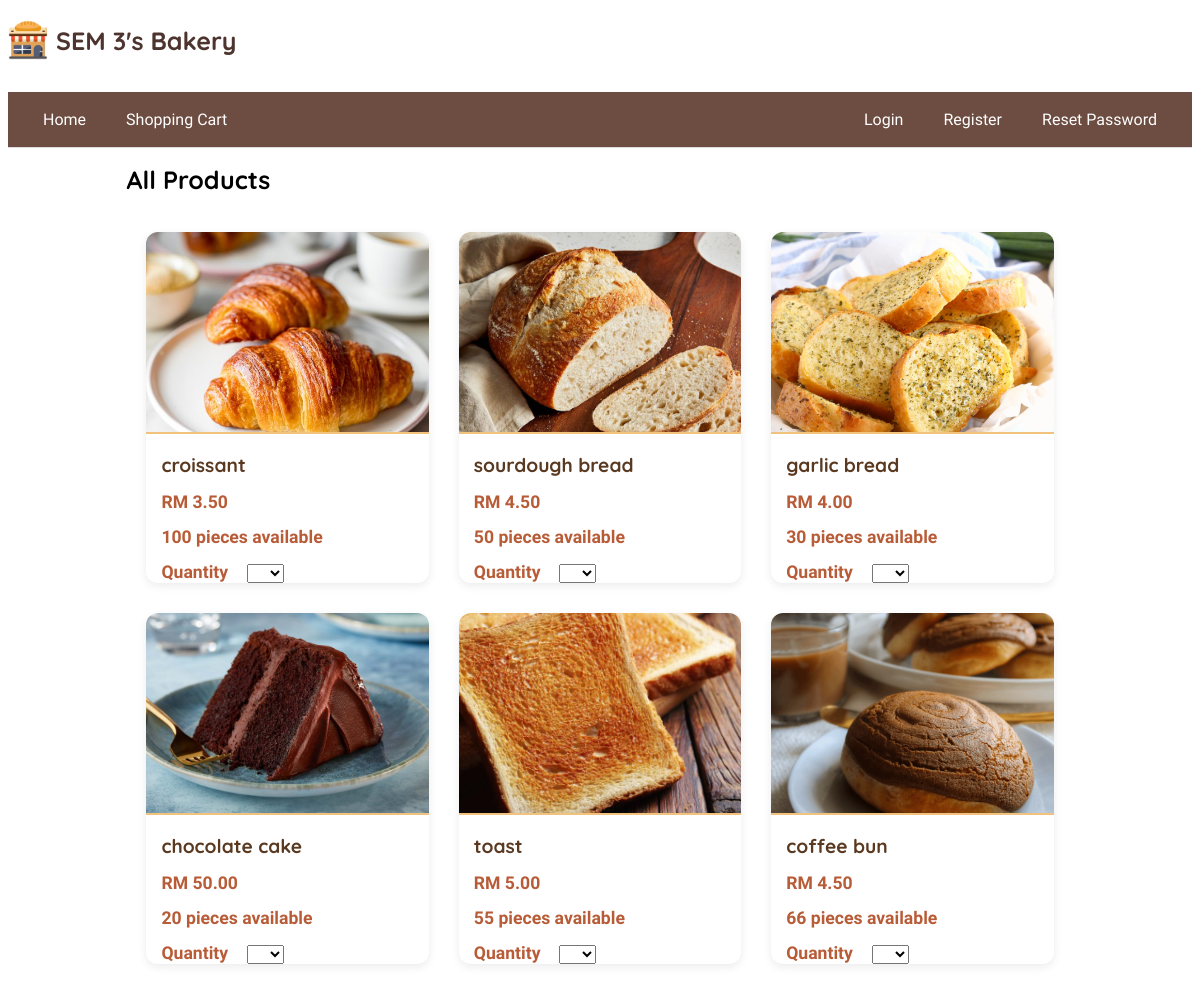
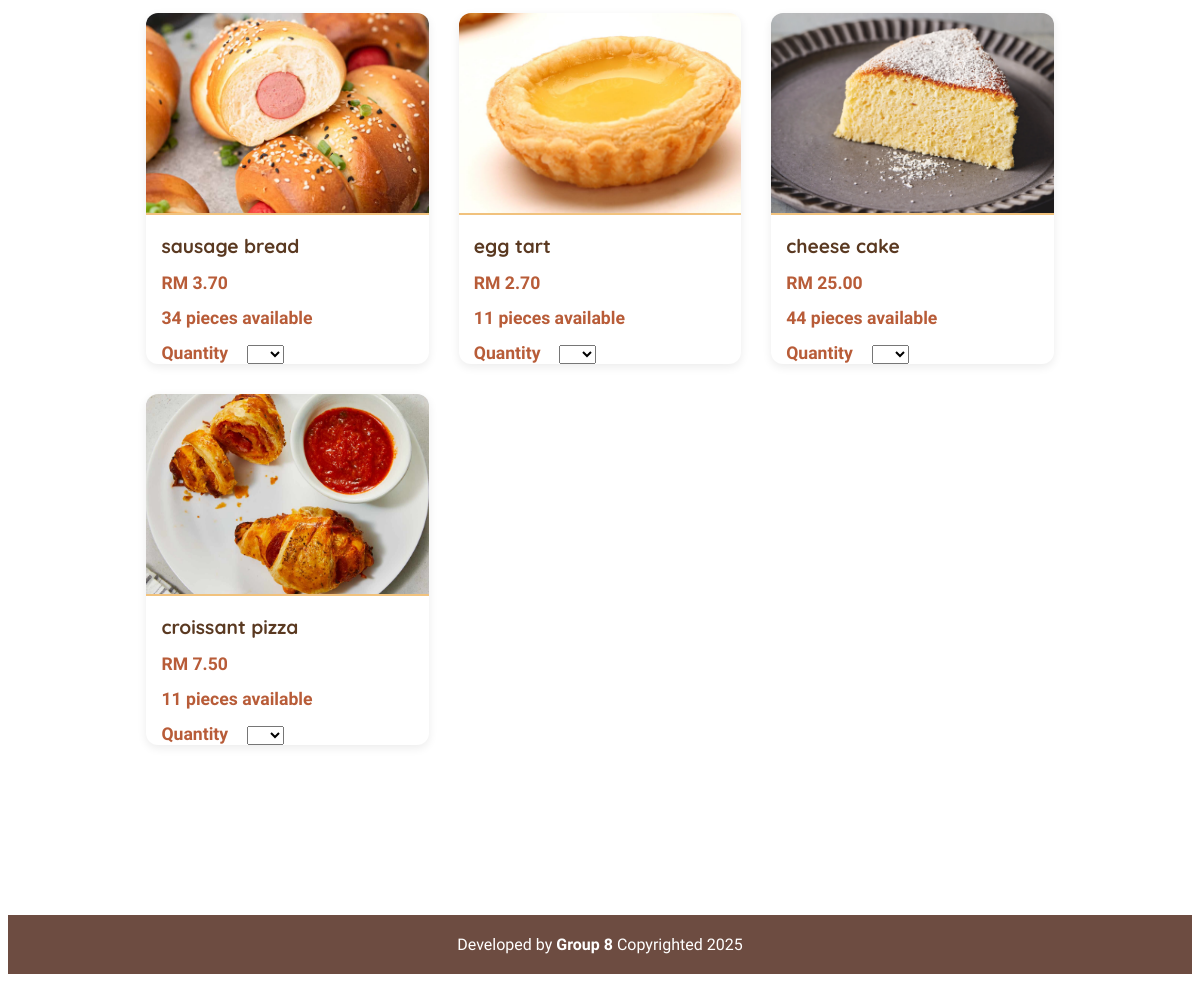
Screenshot of /product/products.php with the database file from the repository (2 pictures, top to bottom).
### tables this page shows
CREATE TABLE `inventory` (
  `id` int(11) NOT NULL,
  `quantity` int(100) NOT NULL,
  `product_id` char(4) NOT NULL
);

CREATE TABLE `product` (
  `id` char(4) NOT NULL,
  `name` varchar(100) NOT NULL,
  `price` decimal(4,2) NOT NULL,
  `description` varchar(300) NOT NULL,
  `photo` varchar(100) NOT NULL
);

### product/products.php (the view, shortened to what this page needs)
<?php
require '../base.php';
$category = $_GET['category'] ?? '';
if ($category === 'cake') {
    $query = "SELECT p.*,i.quantity FROM product AS p JOIN inventory AS i ON p.id = i.product_id WHERE p.name LIKE '%cake%'";
} elseif ($category === 'bread') {
    $query = "SELECT p.*,i.quantity FROM product AS p JOIN inventory AS i ON p.id = i.product_id WHERE p.name NOT LIKE '%cake%'";
} elseif ($category === 'pastries') {
    $query = "SELECT p.*,i.quantity FROM product AS p JOIN inventory AS i ON p.id = i.product_id WHERE p.name  LIKE '%Tart%'";
} else {
    $query = "SELECT p.*,i.quantity FROM product AS p JOIN inventory AS i ON p.id = i.product_id";
}
$products = $_db->query($query)->fetchAll();
$_title = ucfirst($category) ?: 'All Products';
include '../head.php';
?>
<div class="product-grid">
    <?php foreach ($products as $product): ?>
        <?php
        $id = $product->id;
        ?>
    <div class="product-card">
        <img src="/product_img/<?= $product->photo ?>" alt="<?= $product->name ?>" data-get="detail.php?id=<?= $product->id ?>">
        <h3><?= $product->name ?></h3>
        <p>RM <?= number_format($product->price, 2) ?></p>
        <p><?=$product->quantity ?> pieces available</p>
        <form method="post">
        <?php if($product->quantity != 0): ?>
            <label>Quantity</label>
                <?= html_select('unit', $_units, '') ?>
                <?php endif ?>
            </form>
    </div>
    <?php endforeach; ?>
</div>
<?php include '../foot.php'; ?>

### head.php (shortened to what this page needs)
<!DOCTYPE html>
<html lang="en">
<head>
    <link rel="stylesheet" href="/css/bakery.css">
</head>
<body>
<header>
         <a href="/">
             <img src="/image/icon.jpg" alt="logo" class="logo">
             <h1 class="name">SEM 3's Bakery</h1>
         </a>
     </header>
    <nav class="navigation">
        <a href="/">Home</a>
        <?php if (!$_user || $_user?->role == "Member"): ?>
        <a href="/order/shopping_cart.php">
            Shopping Cart
        </a>
        <?php endif ?>
        <?php if (!$_user): ?>
            <a href="/user/login.php">Login</a>
            <a href="/user/register.php">Register</a>
            <a href="/user/reset.php">Reset Password</a>
        <?php endif ?>
    </nav>
    <main>
        <h1><?= $_title ?? 'Untitled' ?></h1>

### base.php (shortened to what this page needs)
<?php
function encode($value)
{
    return htmlentities($value);
}
function html_select($key, $items, $default = '- Select One -', $attr = '')
{
    $value = encode($GLOBALS[$key] ?? '');
    echo "<select id='$key' name='$key' $attr>";
    if ($default !== null) {
        echo "<option value=''>$default</option>";
    }
    foreach ($items as $id => $text) {
        $state = $id == $value ? 'selected' : '';
        echo "<option value='$id' $state>$text</option>";
    }
    echo '</select>';
}
$_user = $_SESSION['user'] ?? null;
$_units = array_combine(range(1, 10), range(1, 10));

### foot.php
</main>
<footer>
    Developed by <strong>Group 8</strong>
    Copyrighted <?= date('Y') ?>
</footer>

### css/bakery.css (style rules this page uses)
body { font-family: 'Muli', sans-serif; }
h1, h2, h3 { font-family: 'Quicksand', sans-serif; }
main { width: 80%; margin: 0 auto; padding-bottom: 100px; }
header a { color: #4E342E; text-align: left; text-decoration: none; display: inline-flex; align-items: center; }
h1 { font-size: 25px; }
.logo { width: 40px; height: auto; margin-right: 8px; }
footer { background-color: #6D4C41; color: #fff; text-align: center; padding: 20px 0; bottom: 0; width: 100%; margin-top: 50px; }
.navigation { display: flex; flex-wrap: wrap; align-items: center; justify-content: center; background-color: #6D4C41; padding: 10px 20px; border-bottom: 1px solid #ddd; gap: 10px; }
.navigation a { color: #fff; text-decoration: none; padding: 8px 15px; }
.product-grid { display: grid; grid-template-columns: repeat(auto-fill, minmax(250px, 1fr)); gap: 30px; padding: 20px; margin: 0 auto; max-width: 1200px; }
.product-card { background: white; border-radius: 12px; overflow: hidden; box-shadow: 0 3px 10px rgba(0, 0, 0, 0.08); transition: all 0.3s ease; }
.product-card img { width: 100%; height: 200px; object-fit: cover; border-bottom: 2px solid #f1c27d; }
.product-card h3 { margin: 15px; font-size: 1.2rem; color: #5a3921; }
.product-card p { margin: 0 15px 15px; font-size: 1.1rem; color: #b85c38; font-weight: 600; }
.product-card label { margin: 0 15px 15px; font-size: 1.1rem; color: #b85c38; font-weight: 600; }

### rows the page displays
inventory: product.name (picture), product.name "croissant", product.price "3.50", quantity "100"
inventory: product.photo (picture), product.name "sourdough bread", product.price "4.50", quantity "50"
inventory: product.photo (picture), product.name "garlic bread", product.price "4.00", quantity "30"
inventory: product.photo (picture), product.name "chocolate cake", product.price "50.00", quantity "20"
inventory: product.name (picture), product.name "toast", product.price "5.00", quantity "55"
inventory: product.photo (picture), product.name "coffee bun", product.price "4.50", quantity "66"
inventory: product.photo (picture), product.name "sausage bread", product.price "3.70", quantity "34"
inventory: product.photo (picture), product.name "egg tart", product.price "2.70", quantity "11"
inventory: product.photo (picture), product.name "cheese cake", product.price "25.00", quantity "44"
inventory: product.photo (picture), product.name "croissant pizza", product.price "7.50", quantity "11"

### other values shown
$_title "All Products"
